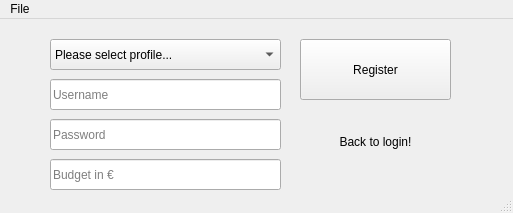
<?xml version="1.0" encoding="UTF-8"?>
<ui version="4.0">
 <class>Register</class>
 <widget class="QMainWindow" name="Register">
  <property name="geometry">
   <rect>
    <x>0</x>
    <y>0</y>
    <width>513</width>
    <height>213</height>
   </rect>
  </property>
  <property name="windowTitle">
   <string>Register</string>
  </property>
  <widget class="QWidget" name="centralwidget">
   <widget class="QLineEdit" name="usernameLineEdit">
    <property name="geometry">
     <rect>
      <x>50</x>
      <y>60</y>
      <width>231</width>
      <height>31</height>
     </rect>
    </property>
    <property name="placeholderText">
     <string>Username</string>
    </property>
   </widget>
   <widget class="QLineEdit" name="passwordLineEdit">
    <property name="geometry">
     <rect>
      <x>50</x>
      <y>100</y>
      <width>231</width>
      <height>31</height>
     </rect>
    </property>
    <property name="placeholderText">
     <string>Password</string>
    </property>
   </widget>
   <widget class="QComboBox" name="registerAsComboBox">
    <property name="geometry">
     <rect>
      <x>50</x>
      <y>20</y>
      <width>231</width>
      <height>31</height>
     </rect>
    </property>
    <property name="currentIndex">
     <number>0</number>
    </property>
    <property name="placeholderText">
     <string>Register as...</string>
    </property>
    <item>
     <property name="text">
      <string>Please select profile...</string>
     </property>
    </item>
    <item>
     <property name="text">
      <string>Käufer (Neuware)</string>
     </property>
    </item>
    <item>
     <property name="text">
      <string>Verkäufer (Neuware)</string>
     </property>
    </item>
    <item>
     <property name="text">
      <string>Käufer (Gebraucht)</string>
     </property>
    </item>
    <item>
     <property name="text">
      <string>Verkäufer (Gebraucht)</string>
     </property>
    </item>
   </widget>
   <widget class="QPushButton" name="registerButton">
    <property name="geometry">
     <rect>
      <x>300</x>
      <y>20</y>
      <width>151</width>
      <height>61</height>
     </rect>
    </property>
    <property name="text">
     <string>Register</string>
    </property>
   </widget>
   <widget class="QLineEdit" name="budgetLineEdit">
    <property name="geometry">
     <rect>
      <x>50</x>
      <y>140</y>
      <width>231</width>
      <height>31</height>
     </rect>
    </property>
    <property name="text">
     <string/>
    </property>
    <property name="placeholderText">
     <string>Budget in €</string>
    </property>
   </widget>
   <widget class="QPushButton" name="goToLoginButton">
    <property name="geometry">
     <rect>
      <x>300</x>
      <y>110</y>
      <width>151</width>
      <height>25</height>
     </rect>
    </property>
    <property name="text">
     <string>Back to login!</string>
    </property>
    <property name="autoDefault">
     <bool>false</bool>
    </property>
    <property name="default">
     <bool>false</bool>
    </property>
    <property name="flat">
     <bool>true</bool>
    </property>
   </widget>
  </widget>
  <widget class="QMenuBar" name="menubar">
   <property name="geometry">
    <rect>
     <x>0</x>
     <y>0</y>
     <width>513</width>
     <height>22</height>
    </rect>
   </property>
   <widget class="QMenu" name="menuFile">
    <property name="title">
     <string>File</string>
    </property>
    <addaction name="actionClose"/>
   </widget>
   <addaction name="menuFile"/>
  </widget>
  <widget class="QStatusBar" name="statusbar"/>
  <action name="actionClose">
   <property name="text">
    <string>Close</string>
   </property>
  </action>
 </widget>
 <resources/>
 <connections/>
</ui>
